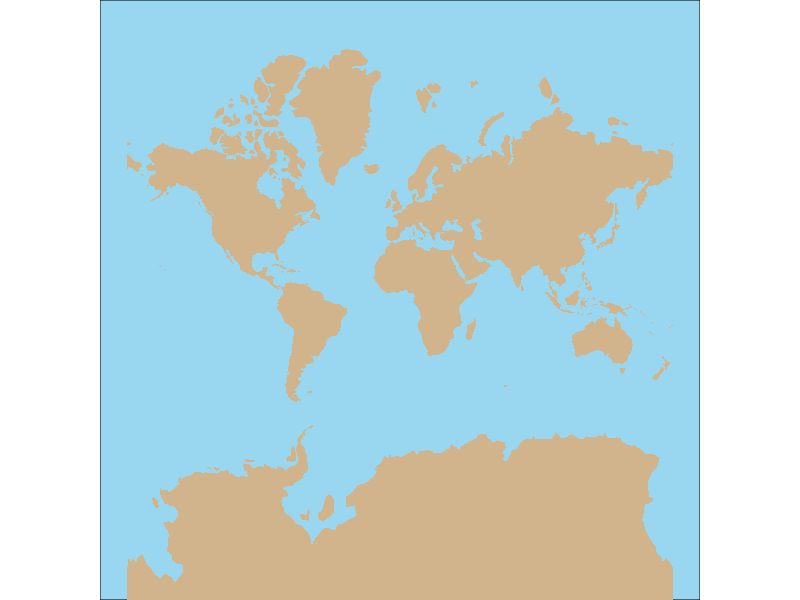
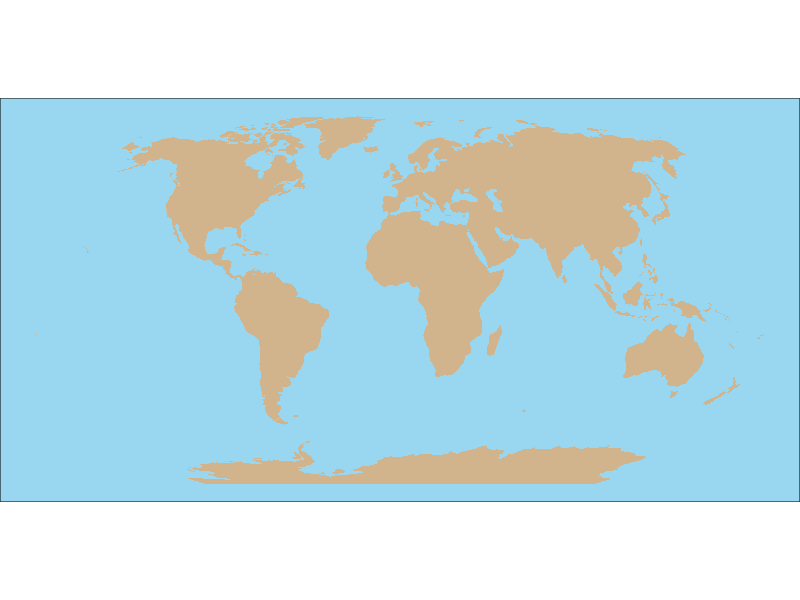
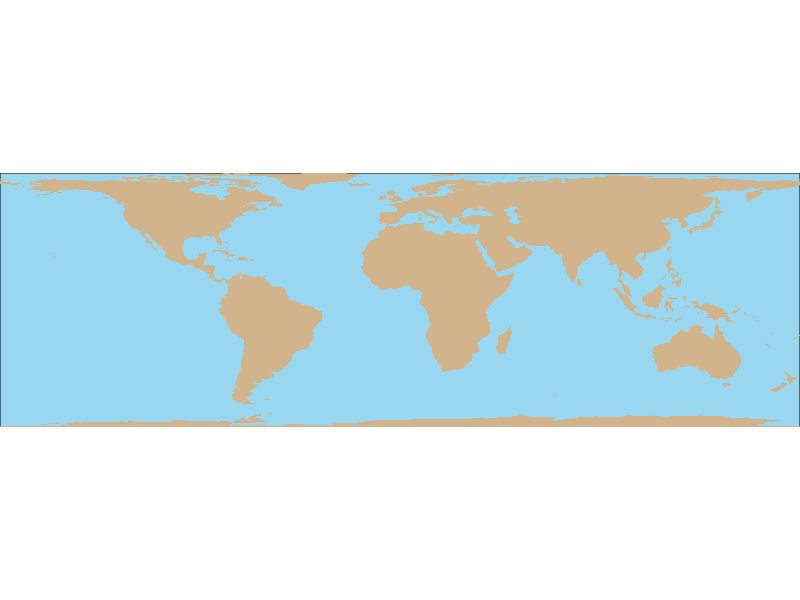

These figures' R source, in order:
library(tidyverse)
library(rnaturalearthdata)
library(sf)

countries_sf <- countries110 %>%
  st_as_sf()

theme_cjh_map <- function(){
  theme_void() +
    theme(panel.background = element_rect(fill = "#98d7ef"), panel.border = element_blank())
}

# sf::sf_use_s2(FALSE)

gg_web_mercator <- countries_sf %>%
  st_transform(crs = 3857) %>% 
  ggplot() +
  geom_sf(fill = "#D2B48C",
          color = "transparent") +
  coord_sf(crs = 3857, expand = TRUE) +
  theme_cjh_map() +
  coord_sf(ylim = c(-pi * 6378137, pi * 6378137))

gg_robinson <- countries_sf %>%
  ggplot() +
  geom_sf(fill = "#D2B48C",
          color = "transparent") +
  coord_sf(crs = "+proj=robin") +
  theme_cjh_map()

gg_pall_peters <- countries_sf %>%
  ggplot() +
  geom_sf(fill = "#D2B48C",
          color = "transparent") +
  coord_sf(crs = "+proj=cea", expand = FALSE) +
  theme_cjh_map()

gg_web_mercator %>% 
  ggsave("gg_web_mercator.png",
         .,
         width = 10,
         height = 10)


gg_robinson %>% 
  ggsave("gg_robinson.png",
         .,
         width = 20,
         height = 8)

gg_pall_peters %>% 
  ggsave("gg_pall_peters.png",
         .,
         width = 20,
         height = 8)
